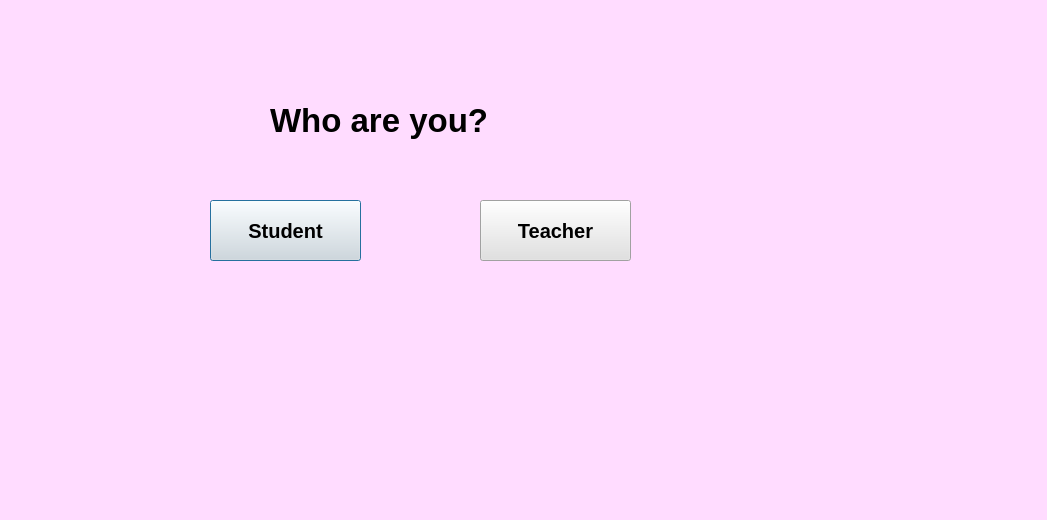
<?xml version="1.0" encoding="UTF-8"?>
<ui version="4.0">
 <class>brosithst3</class>
 <widget class="QDialog" name="brosithst3">
  <property name="geometry">
   <rect>
    <x>0</x>
    <y>0</y>
    <width>1047</width>
    <height>520</height>
   </rect>
  </property>
  <property name="windowTitle">
   <string>Dialog</string>
  </property>
  <property name="styleSheet">
   <string notr="true">background-color: rgb(255, 220, 255);</string>
  </property>
  <widget class="QPushButton" name="pushButton_3">
   <property name="geometry">
    <rect>
     <x>210</x>
     <y>200</y>
     <width>151</width>
     <height>61</height>
    </rect>
   </property>
   <property name="font">
    <font>
     <pointsize>15</pointsize>
     <weight>75</weight>
     <bold>true</bold>
    </font>
   </property>
   <property name="styleSheet">
    <string notr="true">background-color: rgb(225, 225, 225);</string>
   </property>
   <property name="text">
    <string>Student</string>
   </property>
  </widget>
  <widget class="QPushButton" name="pushButton_2">
   <property name="geometry">
    <rect>
     <x>480</x>
     <y>200</y>
     <width>151</width>
     <height>61</height>
    </rect>
   </property>
   <property name="font">
    <font>
     <pointsize>15</pointsize>
     <weight>75</weight>
     <bold>true</bold>
    </font>
   </property>
   <property name="styleSheet">
    <string notr="true">background-color: rgb(225, 225, 225);</string>
   </property>
   <property name="text">
    <string>Teacher</string>
   </property>
  </widget>
  <widget class="QLabel" name="label">
   <property name="geometry">
    <rect>
     <x>270</x>
     <y>100</y>
     <width>311</width>
     <height>41</height>
    </rect>
   </property>
   <property name="font">
    <font>
     <pointsize>25</pointsize>
     <weight>75</weight>
     <bold>true</bold>
    </font>
   </property>
   <property name="text">
    <string>Who are you?</string>
   </property>
  </widget>
 </widget>
 <resources/>
 <connections>
  <connection>
   <sender>pushButton_2</sender>
   <signal>clicked()</signal>
   <receiver>brosithst3</receiver>
   <slot>AddtoTecher()</slot>
   <hints>
    <hint type="sourcelabel">
     <x>570</x>
     <y>235</y>
    </hint>
    <hint type="destinationlabel">
     <x>669</x>
     <y>276</y>
    </hint>
   </hints>
  </connection>
  <connection>
   <sender>pushButton_3</sender>
   <signal>clicked()</signal>
   <receiver>brosithst3</receiver>
   <slot>StudentClass()</slot>
   <hints>
    <hint type="sourcelabel">
     <x>295</x>
     <y>236</y>
    </hint>
    <hint type="destinationlabel">
     <x>273</x>
     <y>282</y>
    </hint>
   </hints>
  </connection>
 </connections>
 <slots>
  <slot>AddtoTecher()</slot>
  <slot>StudentClass()</slot>
 </slots>
</ui>
